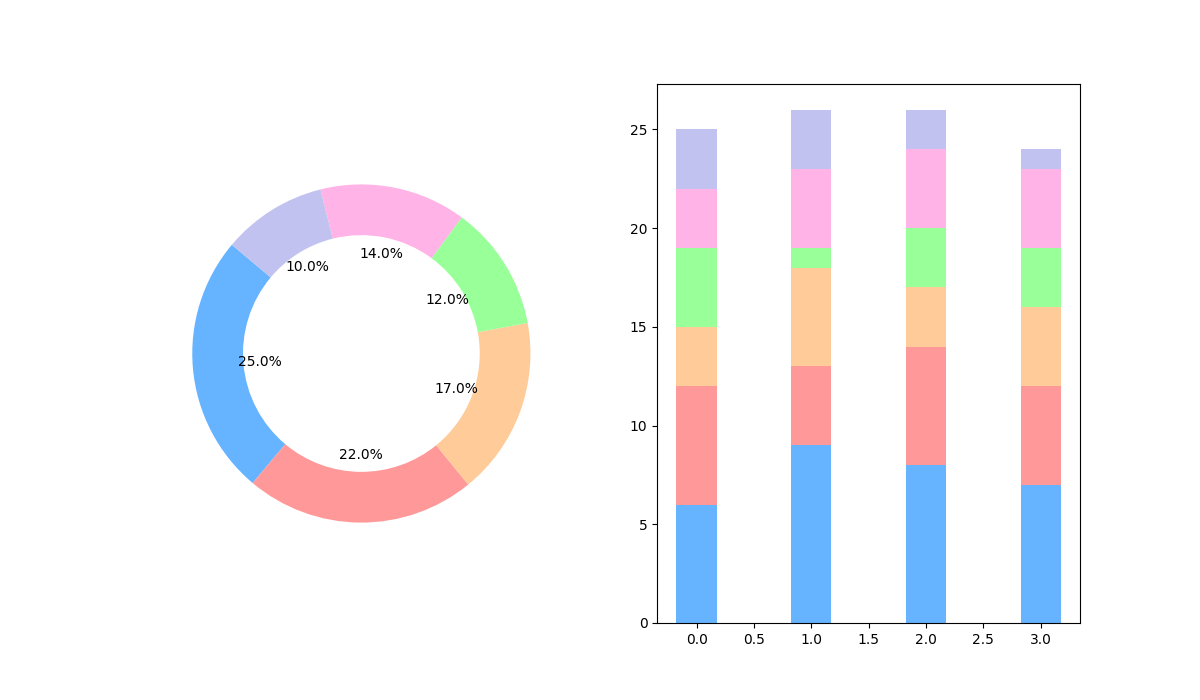

Write the Python code that produced this figure.
import matplotlib.pyplot as plt
import numpy as np

allocations = [25, 22, 17, 12, 14, 10]
colors = ['#66b3ff','#ff9999','#ffcc99','#99ff99','#ffb3e6','#c2c2f0']

plt.figure(figsize=(12, 7))

ax1 = plt.subplot(121)
ax1.pie(
    allocations, 
    autopct='%1.1f%%', 
    startangle=140, 
    colors=colors, 
    wedgeprops=dict(width=0.3)
)

quarter_allocations = [
    [6, 6, 3, 4, 3, 3],
    [9, 4, 5, 1, 4, 3],
    [8, 6, 3, 3, 4, 2],
    [7, 5, 4, 3, 4, 1]
]
quarter_allocations = np.array(quarter_allocations).T

ax2 = plt.subplot(122)
bar_width = 0.35
ind = np.arange(len(quarter_allocations[0]))
bottom = np.zeros(len(quarter_allocations[0]))

for i, allocation in enumerate(quarter_allocations):
    ax2.bar(
        ind, 
        allocation, 
        bar_width, 
        bottom=bottom, 
        color=colors[i]
    )
    bottom += allocation

plt.show()
